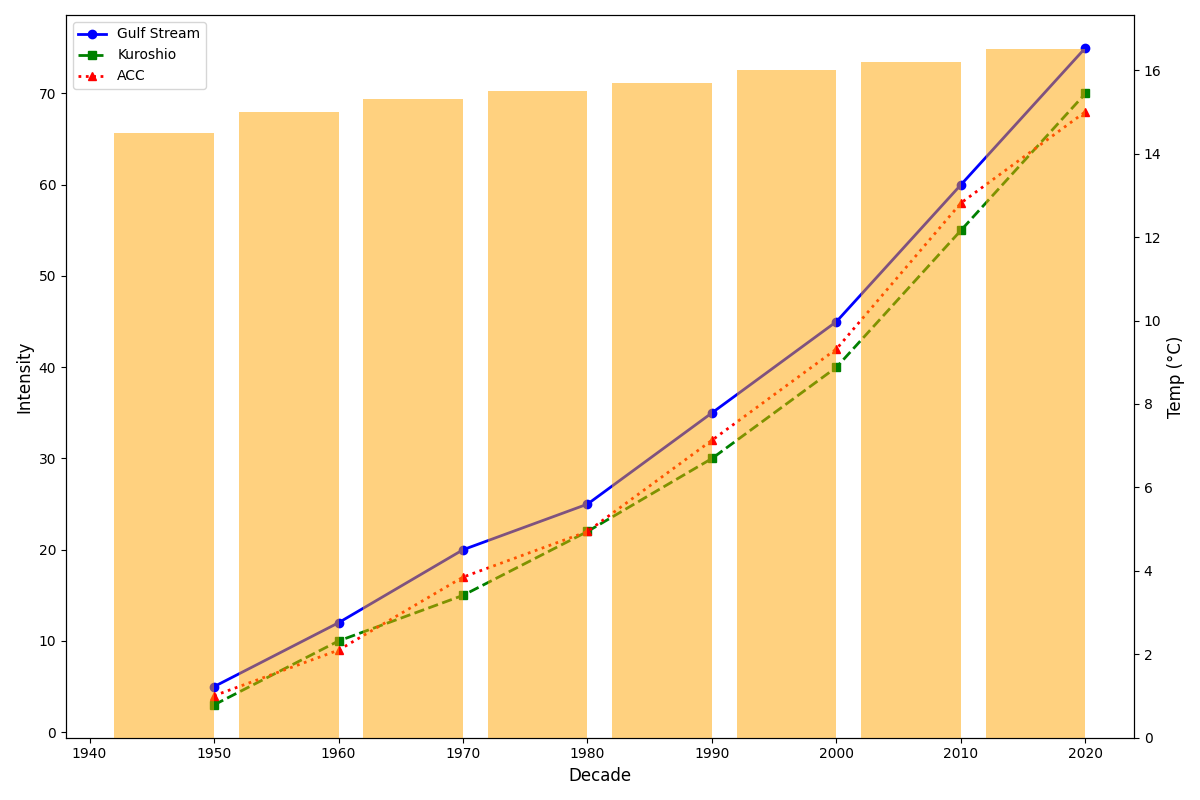

Source code (Python):
import matplotlib.pyplot as plt
import numpy as np

# Data
decades = np.array([1950, 1960, 1970, 1980, 1990, 2000, 2010, 2020])
gulf_stream = np.array([5, 12, 20, 25, 35, 45, 60, 75])
kuroshio_current = np.array([3, 10, 15, 22, 30, 40, 55, 70])
antarctic_circumpolar = np.array([4, 9, 17, 22, 32, 42, 58, 68])
sea_surface_temp = np.array([14.5, 15.0, 15.3, 15.5, 15.7, 16.0, 16.2, 16.5])

# Plot setup
fig, ax1 = plt.subplots(figsize=(12, 8))
ax1.plot(decades, gulf_stream, marker='o', linestyle='-', color='b', linewidth=2, label='Gulf Stream')
ax1.plot(decades, kuroshio_current, marker='s', linestyle='--', color='g', linewidth=2, label='Kuroshio')
ax1.plot(decades, antarctic_circumpolar, marker='^', linestyle=':', color='r', linewidth=2, label='ACC')

# Second axis for bar chart
ax2 = ax1.twinx()
bar_width = 8
ax2.bar(decades - bar_width / 2, sea_surface_temp, width=bar_width, color='orange', alpha=0.5)

# Labels
ax1.set_xlabel('Decade', fontsize=12)
ax1.set_ylabel('Intensity', fontsize=12)
ax2.set_ylabel('Temp (°C)', fontsize=12)

# Legend
ax1.legend(loc="upper left")

# Adjust layout
plt.tight_layout()
plt.show()
